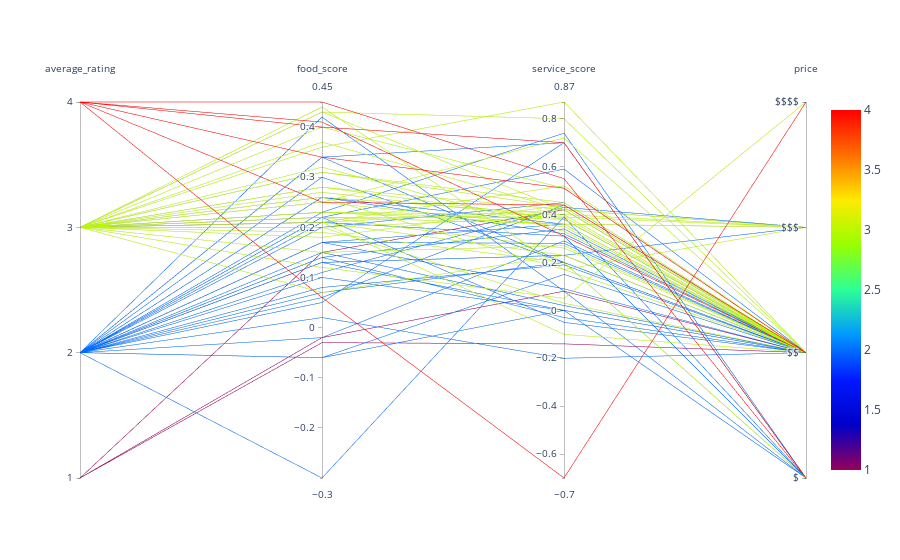

Notebook code for this chart:
### Code cell
import plotly.graph_objects as go

import pandas as pd


fig = go.Figure(data=
    go.Parcoords(
        line = dict(color = df['average_rating'],
                   colorscale = 'rainbow',
                   showscale = True,
                   cmin = 1,
                   cmax = 4),
        dimensions = list([
            dict(tickvals = [1,2,3,4],
                 ticktext = ['1','2','3','4'],
                 label = 'average_rating', values = df['average_rating']),
            dict(
                 label = 'food_score', values = df['food_score']),
            dict(
                 label = 'service_score', values = df['service_score']),
            dict(tickvals = [1,2,3,4],
                 ticktext = ['$','$$','$$$','$$$$'],
                 visible = True,
                 label = 'price', values = df['price'])])
    )
)
fig.show()

### Figure 1 — Plotly figure (JSON) as saved in the notebook; plotly's stock layout.template omitted (floating-point values rounded to 4 significant figures)
{"data": [{"dimensions": [{"label": "average_rating", "ticktext": ["1", "2", "3", "4"], "tickvals": [1, 2, 3, 4], "values": [3, 3, 3, 3, 3, 2, 4, 2, 3, 2, 2, 3, 2, 2, 2, 2, 3, 3, 4, 3, 3, 2, 3, 3, 2, 3, 2, 2, 2, 2, 2, 3, 2, 2, 2, 1, 3, 1, 3, 3, 2, 2, 2, 2, 2, 2, 3, 2, 2, 3, 3, 3, 2, 1, 3, 3, 3, 2, 4, 3, 2, 4, 3, 2, 3, 4, 3, 3, 3, 2, 3, 4, 3]}, {"label": "food_score", "values": [0.25, 0.23, 0.22, 0.22, 0.4, 0.11, 0.06, 0.21, 0.44, 0.06, 0.34, 0.23, 0.3, 0.34, 0.23, 0.42, 0.25, 0.2, 0.41, 0.15, 0.31, 0.05, 0.07, 0.26, 0.07, 0.28, 0.15, 0.22, -0.02, 0.26, 0.2, 0.21, 0.08, 0.14, -0.06, -0.02, 0.23, 0.15, 0.37, 0.22, 0.17, 0.26, -0.06, 0.14, 0.13, 0.17, 0.32, 0.1, 0.13, 0.19, 0.18, 0.43, 0.02, -0.03, 0.2, 0.21, 0.27, -0.3, 0.4, 0.36, 0.22, 0.34, 0.21, 0.17, 0.12, 0.25, 0.43, 0.26, 0.21, 0.13, 0.31, 0.45, 0.28]}, {"label": "service_score", "values": [0.35, 0.4, 0.36, 0.39, 0.51, 0.43, -0.7, 0.31, 0.17, 0.44, 0.2, 0.36, 0.2, 0.7, 0.74, 0.08, 0.72, 0.03, 0.31, 0.27, 0.45, 0.7, 0.23, 0.4, 0.2, 0.38, 0.02, 0.59, 0.29, 0.32, 0.45, 0.52, 0.19, 0.34, 0, 0.08, 0.38, 0.42, 0.42, 0.26, 0.09, 0.36, 0.15, -0.03, 0.23, 0.36, 0.33, 0, 0, 0.2, 0.44, 0.8, -0.2, -0.14, 0.39, 0.42, 0.38, 0.39, 0.7, 0.87, -0.05, 0.51, 0.23, 0.28, 0.05, 0.44, 0.42, 0.17, -0.1, 0.23, 0.43, 0.55, 0.42]}, {"label": "price", "ticktext": ["$", "$$", "$$$", "$$$$"], "tickvals": [1, 2, 3, 4], "values": [2, 2, 2, 3, 2, 3, 4, 1, 2, 2, 2, 3, 1, 1, 1, 1, 2, 2, 2, 2, 2, 1, 2, 3, 2, 2, 2, 2, 2, 2, 2, 2, 2, 2, 2, 2, 2, 2, 2, 2, 2, 3, 2, 2, 2, 2, 2, 1, 2, 1, 2, 2, 2, 2, 2, 2, 2, 1, 1, 2, 2, 2, 2, 2, 4, 2, 3, 3, 2, 3, 2, 1, 3], "visible": true}], "line": {"cmax": 4, "cmin": 1, "color": [3, 3, 3, 3, 3, 2, 4, 2, 3, 2, 2, 3, 2, 2, 2, 2, 3, 3, 4, 3, 3, 2, 3, 3, 2, 3, 2, 2, 2, 2, 2, 3, 2, 2, 2, 1, 3, 1, 3, 3, 2, 2, 2, 2, 2, 2, 3, 2, 2, 3, 3, 3, 2, 1, 3, 3, 3, 2, 4, 3, 2, 4, 3, 2, 3, 4, 3, 3, 3, 2, 3, 4, 3], "colorscale": [[0, "rgb(150,0,90)"], [0.125, "rgb(0,0,200)"], [0.25, "rgb(0,25,255)"], [0.375, "rgb(0,152,255)"], [0.5, "rgb(44,255,150)"], [0.625, "rgb(151,255,0)"], [0.75, "rgb(255,234,0)"], [0.875, "rgb(255,111,0)"], [1, "rgb(255,0,0)"]], "showscale": true}, "type": "parcoords"}], "layout": {}}
